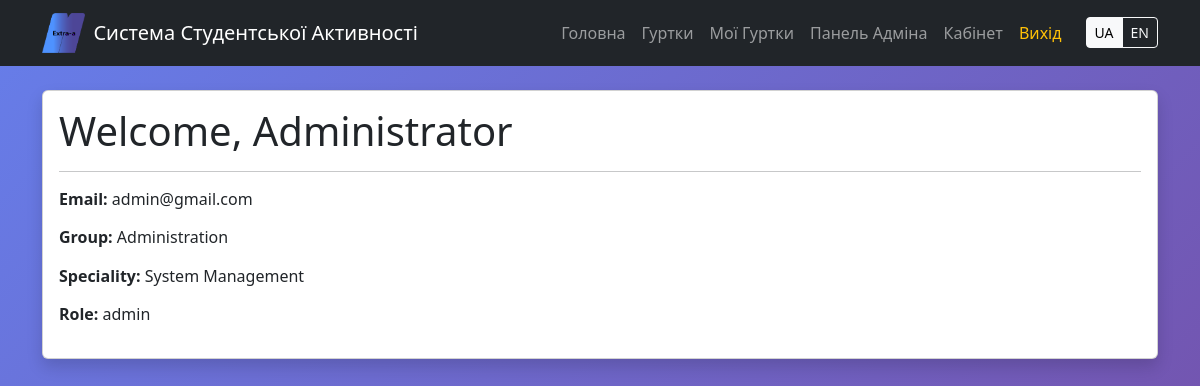
/dashboard (signed in), run on the app's committed database.
### app.py (models this page shows)
class Student(db.Model, UserMixin):
    id = db.Column(db.Integer, primary_key=True)
    full_name = db.Column(db.String(100))
    email = db.Column(db.String(100), unique=True)
    password = db.Column(db.String(200))
    group_name = db.Column(db.String(50))
    speciality = db.Column(db.String(100))
    role = db.Column(db.String(20), default='student')

### app.py (the view)
@app.route('/dashboard')
@login_required
def dashboard():
    return render_template('dashboard.html')

### app.py (called while the page is built)
@app.context_processor
def inject_lang():
    lang = session.get('lang', 'uk')
    return dict(lang=lang, text=TRANSLATIONS[lang])

@login_manager.user_loader
def load_user(user_id):
    return Student.query.get(int(user_id))

### static/templates/dashboard.html (shortened to what this page needs)
{% extends 'base.html' %}
{% block content %}
<div class="card shadow">
    <div class="card-body">
        <h1>
            Welcome, {{ current_user.full_name }}
        </h1>
        <hr>
        <p>
            <strong>Email:</strong> {{ current_user.email }}
        </p>
        <p>
            <strong>Group:</strong> {{ current_user.group_name }}
        </p>
        <p>
            <strong>Speciality:</strong> {{ current_user.speciality }}
        </p>
        <p>
            <strong>Role:</strong> {{ current_user.role }}
        </p>
    </div>
</div>
{% endblock %}

### static/templates/base.html (shortened to what this page needs)
<!DOCTYPE html>
<html lang="{{ lang }}">
<head>
    <link href="https://cdn.jsdelivr.net/npm/bootstrap@5.3.7/dist/css/bootstrap.min.css" rel="stylesheet">
    <link rel="stylesheet" href="{{ url_for('static', filename='css/index.css') }}">
</head>
<body class="bg-light">
<nav class="navbar navbar-expand-lg navbar-dark bg-dark">
    <div class="container">
        <a class="navbar-brand d-flex align-items-center" href="/">
            <img src="{{ url_for('static', filename='images/emblem.png') }}" alt="Logo" height="40" class="d-inline-block align-top me-2">
            <span>{{ text['brand'] }}</span>
        </a>
        <div class="collapse navbar-collapse" id="navbarNav">
            <ul class="navbar-nav ms-auto align-items-center">
                <li class="nav-item">
                    <a class="nav-link" href="/">{{ text['home'] }}</a>
                </li>
                <li class="nav-item">
                    <a class="nav-link" href="/clubs">{{ text['clubs'] }}</a>
                </li>
                {% if current_user.is_authenticated %}
                    <li class="nav-item">
                        <a class="nav-link" href="/my_clubs">{{ text['my_clubs'] }}</a>
                    </li>
                    {% if current_user.role == 'admin' %}
                        <li class="nav-item">
                            <a class="nav-link" href="/admin">{{ text['admin_panel'] }}</a>
                        </li>
                    {% endif %}
                    <li class="nav-item">
                        <a class="nav-link" href="/dashboard">{{ text['dashboard'] }}</a>
                    </li>
                    <li class="nav-item">
                        <a class="nav-link text-warning" href="/logout">{{ text['logout'] }}</a>
                    </li>
                {% endif %}
                <li class="nav-item ms-lg-3 mt-2 mt-lg-0">
                    <div class="btn-group btn-group-sm" role="group">
                        <a href="{{ url_for('set_language', lang='uk') }}"
                           class="btn btn-outline-light {% if lang == 'uk' %}active{% endif %}">UA</a>
                        <a href="{{ url_for('set_language', lang='en') }}"
                           class="btn btn-outline-light {% if lang == 'en' %}active{% endif %}">EN</a>
                    </div>
                </li>
            </ul>
        </div>
    </div>
</nav>
<div class="container mt-4">
    {% block content %}
    {% endblock %}
</div>
</body>
</html>

### static/css/index.css (style rules this page uses)
:root { --primary-color: #4facfe; --secondary-color: #00f2fe; --text-dark: #2d3436; --card-bg: rgba(255, 255, 255, 0.95); --header-footer-bg: #222; }
* { box-sizing: border-box; margin: 0; padding: 0; }
body { font-family: 'Segoe UI', Roboto, Helvetica, Arial, sans-serif; line-height: 1.4; background: linear-gradient(135deg, #667eea 0%, #764ba2 100%) !important; min-height: 100vh; color: var(--text-dark); display: flex; flex-direction: column; }

### data on the page
Student: full_name "Administrator", email "admin@gmail.com", group_name "Administration", speciality "System Management", role "admin"

### other printed values
{{ text['brand'] }} "Система Студентської Активності"
{{ text['home'] }} "Головна"
{{ text['clubs'] }} "Гуртки"
{{ text['my_clubs'] }} "Мої Гуртки"
{{ text['admin_panel'] }} "Панель Адміна"
{{ text['dashboard'] }} "Кабінет"
{{ text['logout'] }} "Вихід"
